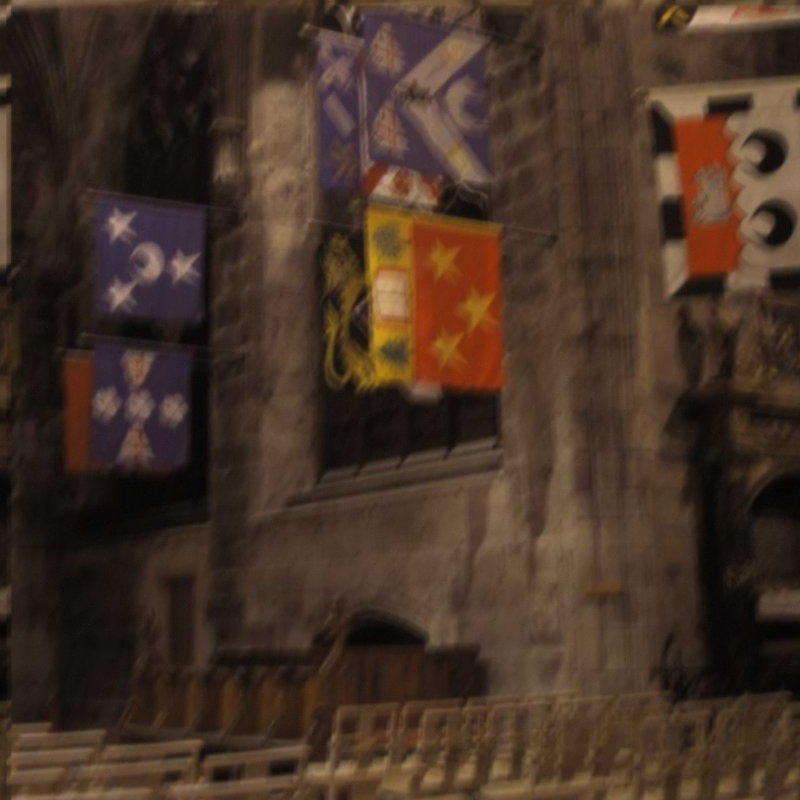
#> input picture low.png, 800 x 800 px
$ python main.py
#> lines starting #> are read from the running program, lines starting #| are printed output that depends on the picture; pictures that were not available may be replaced by others from this repository, and a replacement may not be noted
### imageRestorationFns.py
import numpy as np

# [43 lines left out: functions full_inverse_filter, truncated_inverse_filter, not called in this run]

def weiner_filter (image, psf, K):
    psf_M = psf.shape[0]
    psf_N = psf.shape[1]

    psf_padded = np.zeros_like (image[:, :, 0])
    psf_padded[0:psf_M, 0:psf_N] = psf
    psf_padded = psf_padded / np.sum (psf_padded)

    result = np.zeros_like (image)
    psf_dft = dft_2d (psf_padded)

    for i in range (0, 3):
        image_dft = dft_2d (image[:, :, i])
        psf_dft_abs = np.square (np.abs (psf_dft))
        temp1 = np.divide (psf_dft_abs, psf_dft_abs + K * np.ones_like (image_dft))
        temp2 = np.divide (image_dft, psf_dft)
        temp = np.abs (idft_2d (np.multiply (temp1, temp2)))
        result[:, :, i] = temp.astype (np.uint8)

    return result;

# [82 lines left out: functions constrained_ls_filter, psnr, ssim, get_butterworth_lpf, not called in this run]

def shift_dft (image):
    shifted_dft = np.fft.fftshift (image)
    return shifted_dft

def dft_2d (image):
    dft = np.fft.fft2 (image)
    return dft

def idft_2d (dft):
    idft = np.fft.ifft2 (dft)
    return idft

### main.py
import cv2
import numpy as np
import imageRestorationFns as ir

image = cv2.imread ("low.png")
#> image is the input picture: shape (800, 800, 3); mean B, G, R 38.1, 50.9, 70.4
K = 0.1
blur_kernel = np.array (cv2.imread ("5.bmp", 0))
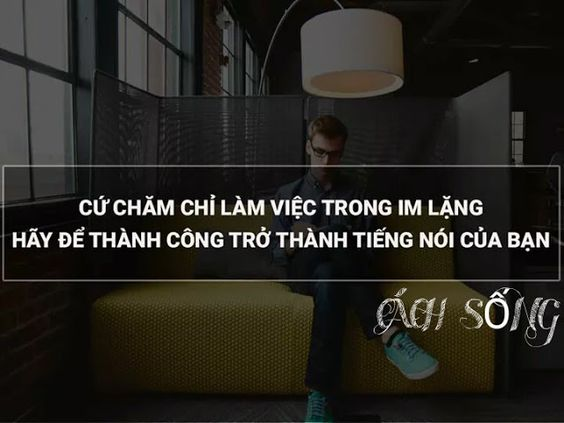
#> input picture h.jpg, 564 x 423 px, given in place of 5.bmp, which was not available
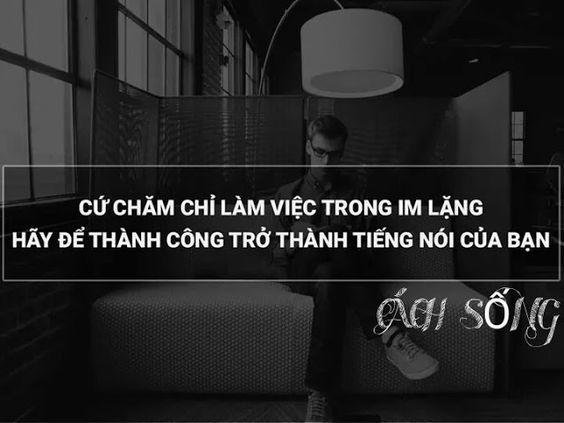
#> blur_kernel: shape (423, 564); min 0, max 255, mean 38.2
outImage = ir.weiner_filter (image, blur_kernel, K)
#> in weiner_filter, `psf_padded[0:psf_M, 0:psf_N] = psf`:
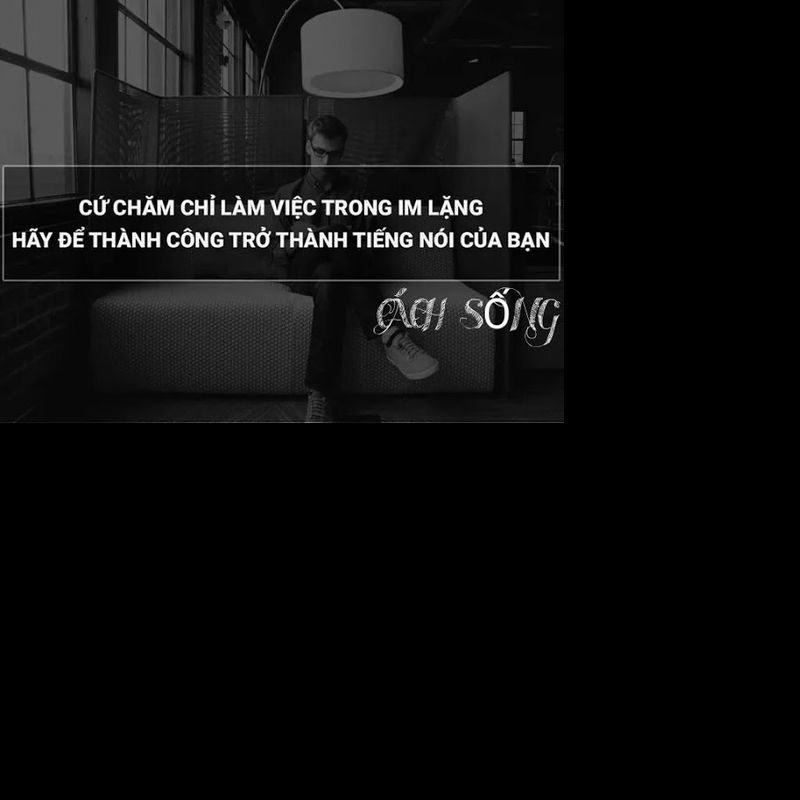
#> psf_padded: shape (800, 800); min 0, max 255, mean 14.3
#> the loop in weiner_filter, `for i in range (0, 3):` made 3 passes
#> pass 1, in weiner_filter, `temp = np.abs (idft_2d (np.multiply (temp1, temp2)))`:
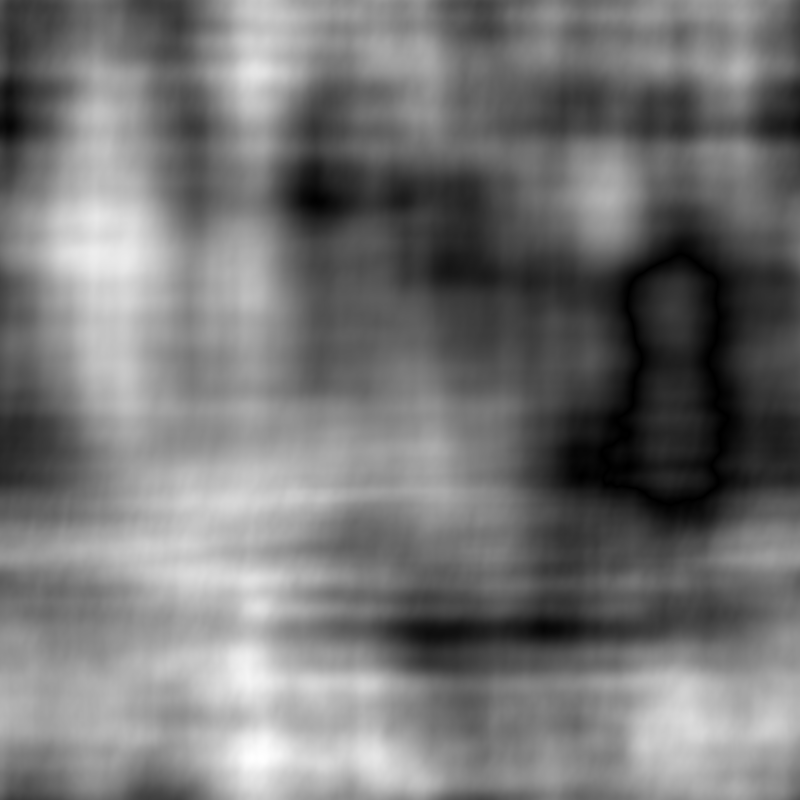
#> temp: shape (800, 800) float64; min 0.000457, max 76.26, mean 35.1; drawn with min black and max white
#> pass 2, in weiner_filter, `temp = np.abs (idft_2d (np.multiply (temp1, temp2)))`:
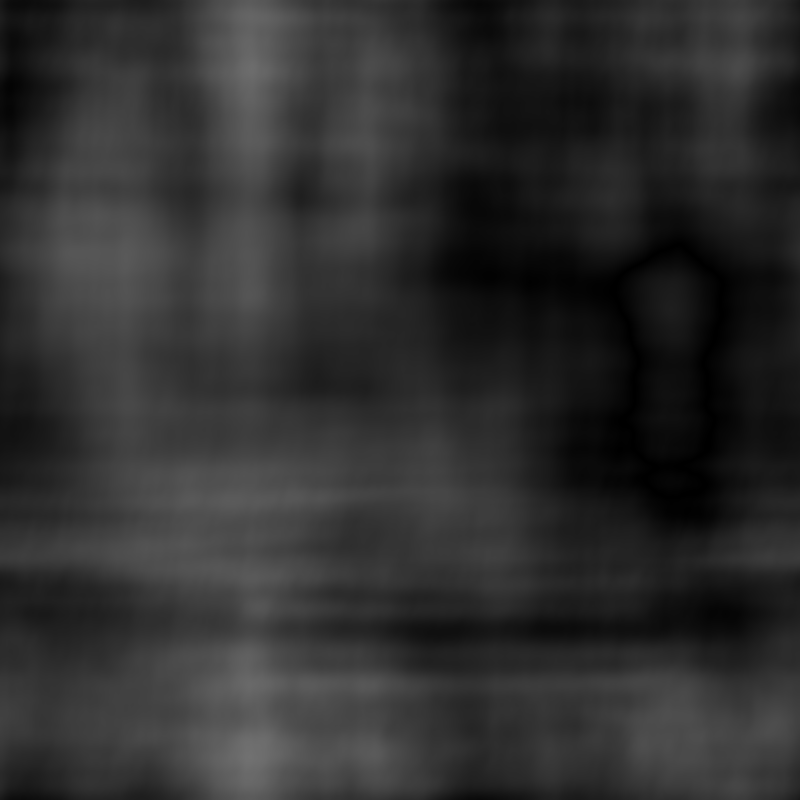
#> temp: shape (800, 800) float64; min 0.000115, max 113.3, mean 46.9
#> pass 3, in weiner_filter, `temp = np.abs (idft_2d (np.multiply (temp1, temp2)))`:
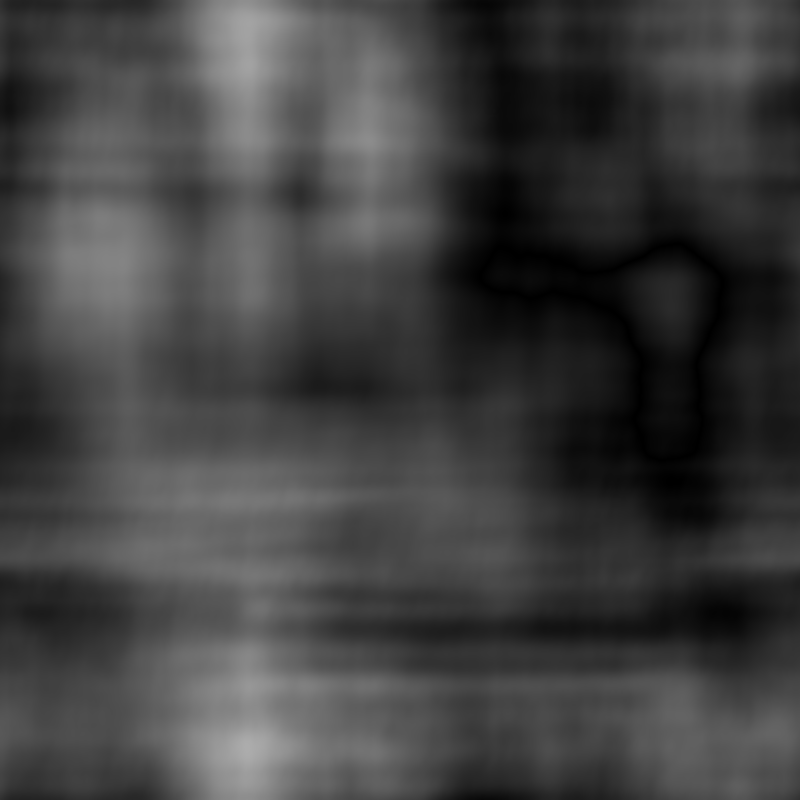
#> temp: shape (800, 800) float64; min 3.35e-05, max 172.7, mean 64.8
#> after the loop in weiner_filter, `for i in range (0, 3):`:
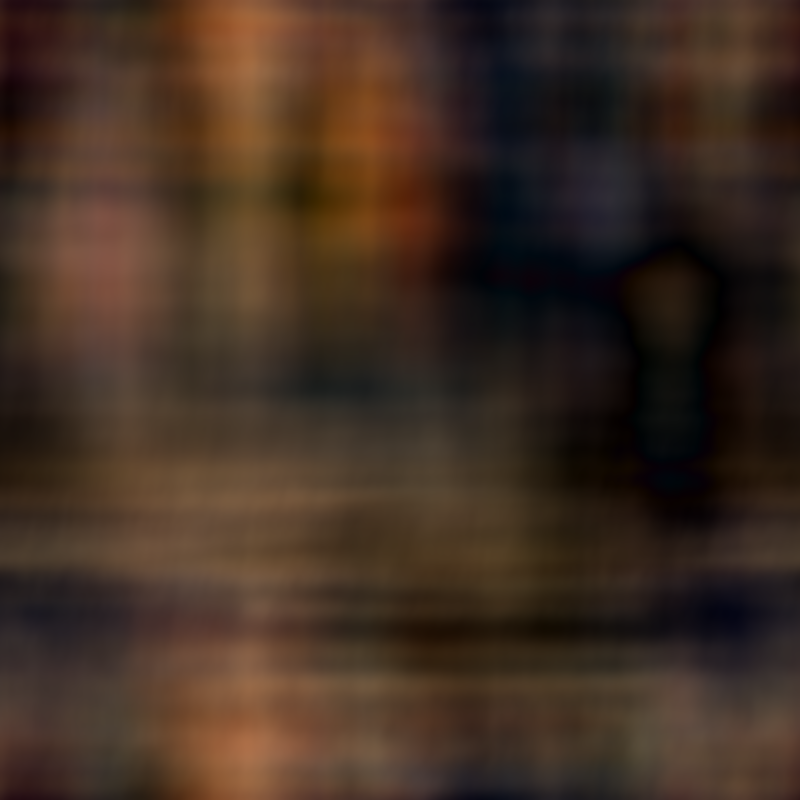
#> result: shape (800, 800, 3); mean B, G, R 34.6, 46.4, 64.3
cv2.imshow("output", outImage)
cv2.waitKey (0)
